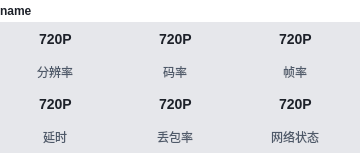
<?xml version="1.0" encoding="UTF-8"?>
<ui version="4.0">
 <class>realTimeDataUnit</class>
 <widget class="QWidget" name="realTimeDataUnit">
  <property name="geometry">
   <rect>
    <x>0</x>
    <y>0</y>
    <width>360</width>
    <height>153</height>
   </rect>
  </property>
  <property name="maximumSize">
   <size>
    <width>360</width>
    <height>158</height>
   </size>
  </property>
  <property name="windowTitle">
   <string>Form</string>
  </property>
  <property name="styleSheet">
   <string notr="true">#realTimeDataUnit{
border-radius: 2px;
}


#labelValue_1,#labelValue_2,#labelValue_3,#labelValue_4,#labelValue_5,#labelValue_6{
position: absolute;
width: 36px;
height: 22px;
left: 582px;
top: 282px;

font-family: 'Inter';
font-style: normal;
font-weight: 700;
font-size: 14px;
line-height: 22px;
text-align: center;
color: #1D2129;

opacity: 0.8;
}

#labelText_1,#labelText_2,#labelText_3,#labelText_4,#labelText_5,#labelText_6{
position: absolute;
width: 24px;
height: 22px;
left: 588px;
top: 370px;

font-family: 'Inter';
font-style: normal;
font-weight: 400;
font-size: 12px;
line-height: 22px;
text-align: center;
color: #4E5969;

opacity: 0.8;
}

#userName{
position: absolute;
width: 72px;
height: 22px;
left: 540px;
top: 243px;

font-family: 'Inter';
font-style: normal;
font-weight: 500;
font-size: 12px;
line-height: 22px;
text-align: center;
color: #1D2129;
background: #FFFFFF;
}</string>
  </property>
  <layout class="QVBoxLayout" name="verticalLayout">
   <property name="spacing">
    <number>0</number>
   </property>
   <property name="leftMargin">
    <number>0</number>
   </property>
   <property name="topMargin">
    <number>0</number>
   </property>
   <property name="rightMargin">
    <number>0</number>
   </property>
   <property name="bottomMargin">
    <number>0</number>
   </property>
   <item>
    <widget class="QLabel" name="userName">
     <property name="minimumSize">
      <size>
       <width>0</width>
       <height>22</height>
      </size>
     </property>
     <property name="maximumSize">
      <size>
       <width>16777215</width>
       <height>22</height>
      </size>
     </property>
     <property name="text">
      <string>name</string>
     </property>
    </widget>
   </item>
   <item>
    <widget class="QWidget" name="gridWidget" native="true">
     <property name="styleSheet">
      <string notr="true">background-color: #E6E7EB;</string>
     </property>
     <layout class="QGridLayout" name="gridLayout">
      <property name="leftMargin">
       <number>0</number>
      </property>
      <property name="topMargin">
       <number>0</number>
      </property>
      <property name="rightMargin">
       <number>0</number>
      </property>
      <property name="bottomMargin">
       <number>0</number>
      </property>
      <property name="spacing">
       <number>0</number>
      </property>
      <item row="0" column="0">
       <widget class="QWidget" name="widget" native="true">
        <property name="minimumSize">
         <size>
          <width>120</width>
          <height>64</height>
         </size>
        </property>
        <property name="maximumSize">
         <size>
          <width>120</width>
          <height>64</height>
         </size>
        </property>
        <layout class="QVBoxLayout" name="verticalLayout_2">
         <property name="spacing">
          <number>2</number>
         </property>
         <property name="leftMargin">
          <number>0</number>
         </property>
         <property name="topMargin">
          <number>0</number>
         </property>
         <property name="bottomMargin">
          <number>0</number>
         </property>
         <item alignment="Qt::AlignHCenter">
          <widget class="QLabel" name="labelValue_1">
           <property name="text">
            <string>720P</string>
           </property>
          </widget>
         </item>
         <item alignment="Qt::AlignHCenter">
          <widget class="QLabel" name="labelText_1">
           <property name="text">
            <string>分辨率</string>
           </property>
          </widget>
         </item>
        </layout>
       </widget>
      </item>
      <item row="0" column="1">
       <widget class="QWidget" name="widget_2" native="true">
        <property name="minimumSize">
         <size>
          <width>120</width>
          <height>64</height>
         </size>
        </property>
        <property name="maximumSize">
         <size>
          <width>120</width>
          <height>64</height>
         </size>
        </property>
        <layout class="QVBoxLayout" name="verticalLayout_3">
         <property name="spacing">
          <number>2</number>
         </property>
         <property name="leftMargin">
          <number>0</number>
         </property>
         <property name="topMargin">
          <number>0</number>
         </property>
         <property name="bottomMargin">
          <number>0</number>
         </property>
         <item alignment="Qt::AlignHCenter">
          <widget class="QLabel" name="labelValue_2">
           <property name="text">
            <string>720P</string>
           </property>
          </widget>
         </item>
         <item alignment="Qt::AlignHCenter">
          <widget class="QLabel" name="labelText_2">
           <property name="text">
            <string>码率</string>
           </property>
          </widget>
         </item>
        </layout>
       </widget>
      </item>
      <item row="0" column="2">
       <widget class="QWidget" name="widget_3" native="true">
        <property name="minimumSize">
         <size>
          <width>120</width>
          <height>64</height>
         </size>
        </property>
        <property name="maximumSize">
         <size>
          <width>120</width>
          <height>64</height>
         </size>
        </property>
        <layout class="QVBoxLayout" name="verticalLayout_4">
         <property name="spacing">
          <number>2</number>
         </property>
         <property name="leftMargin">
          <number>0</number>
         </property>
         <property name="topMargin">
          <number>0</number>
         </property>
         <property name="bottomMargin">
          <number>0</number>
         </property>
         <item alignment="Qt::AlignHCenter">
          <widget class="QLabel" name="labelValue_3">
           <property name="text">
            <string>720P</string>
           </property>
          </widget>
         </item>
         <item alignment="Qt::AlignHCenter">
          <widget class="QLabel" name="labelText_3">
           <property name="text">
            <string>帧率</string>
           </property>
          </widget>
         </item>
        </layout>
       </widget>
      </item>
      <item row="1" column="0">
       <widget class="QWidget" name="widget_4" native="true">
        <property name="minimumSize">
         <size>
          <width>120</width>
          <height>64</height>
         </size>
        </property>
        <property name="maximumSize">
         <size>
          <width>120</width>
          <height>64</height>
         </size>
        </property>
        <layout class="QVBoxLayout" name="verticalLayout_5">
         <property name="spacing">
          <number>2</number>
         </property>
         <property name="leftMargin">
          <number>0</number>
         </property>
         <property name="topMargin">
          <number>0</number>
         </property>
         <property name="bottomMargin">
          <number>0</number>
         </property>
         <item alignment="Qt::AlignHCenter">
          <widget class="QLabel" name="labelValue_4">
           <property name="text">
            <string>720P</string>
           </property>
          </widget>
         </item>
         <item alignment="Qt::AlignHCenter">
          <widget class="QLabel" name="labelText_4">
           <property name="text">
            <string>延时</string>
           </property>
          </widget>
         </item>
        </layout>
       </widget>
      </item>
      <item row="1" column="1">
       <widget class="QWidget" name="widget_5" native="true">
        <property name="minimumSize">
         <size>
          <width>120</width>
          <height>64</height>
         </size>
        </property>
        <property name="maximumSize">
         <size>
          <width>120</width>
          <height>64</height>
         </size>
        </property>
        <layout class="QVBoxLayout" name="verticalLayout_6">
         <property name="spacing">
          <number>2</number>
         </property>
         <property name="leftMargin">
          <number>0</number>
         </property>
         <property name="topMargin">
          <number>0</number>
         </property>
         <property name="bottomMargin">
          <number>0</number>
         </property>
         <item alignment="Qt::AlignHCenter">
          <widget class="QLabel" name="labelValue_5">
           <property name="text">
            <string>720P</string>
           </property>
          </widget>
         </item>
         <item alignment="Qt::AlignHCenter">
          <widget class="QLabel" name="labelText_5">
           <property name="text">
            <string>丢包率</string>
           </property>
          </widget>
         </item>
        </layout>
       </widget>
      </item>
      <item row="1" column="2">
       <widget class="QWidget" name="widget_6" native="true">
        <property name="minimumSize">
         <size>
          <width>120</width>
          <height>64</height>
         </size>
        </property>
        <property name="maximumSize">
         <size>
          <width>120</width>
          <height>64</height>
         </size>
        </property>
        <layout class="QVBoxLayout" name="verticalLayout_7">
         <property name="spacing">
          <number>2</number>
         </property>
         <property name="leftMargin">
          <number>0</number>
         </property>
         <property name="topMargin">
          <number>0</number>
         </property>
         <property name="bottomMargin">
          <number>0</number>
         </property>
         <item alignment="Qt::AlignHCenter">
          <widget class="QLabel" name="labelValue_6">
           <property name="text">
            <string>720P</string>
           </property>
          </widget>
         </item>
         <item alignment="Qt::AlignHCenter">
          <widget class="QLabel" name="labelText_6">
           <property name="text">
            <string>网络状态</string>
           </property>
          </widget>
         </item>
        </layout>
       </widget>
      </item>
     </layout>
    </widget>
   </item>
  </layout>
 </widget>
 <resources/>
 <connections/>
</ui>
